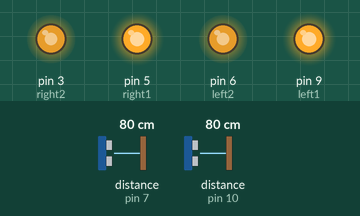
This sketch was run on a simulated Arduino Uno, built with avr-gcc and run on an emulated ATmega328P. On the bench: output pins drawn as LEDs (lit = HIGH). Wiring (inferred from the names in the program): 2 × ultrasonic range finder: trigger pin 8, echo pin 7 / trigger pin 11, echo pin 10. Dashed ring = blinking. The test bench sets the inputs (shaded band); at power-on: distance to the obstacle (sensors on pin 7, pin 10) 80 cm. The echo pulse lasts 58.3 µs per cm; pins used as bus, display or sensor lines are not drawn; what the sketch prints to the serial monitor is not drawn.

Above: at 1.2 s.
1.3 s: distance to the obstacle (sensor on pin 7) set to 23 cm
2.8 s: distance to the obstacle (sensor on pin 7) set to 19 cm
At 5.7 s:
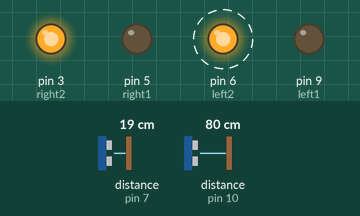
5.8 s: distance to the obstacle (sensor on pin 7) set to 60 cm
At 8.2 s:
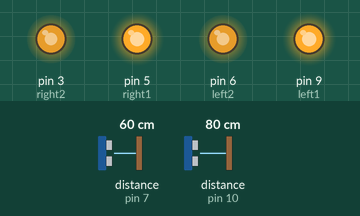
8.8 s: distance to the obstacle (sensor on pin 10) set to 23 cm
10.3 s: distance to the obstacle (sensor on pin 10) set to 18 cm
At 11.3 s:
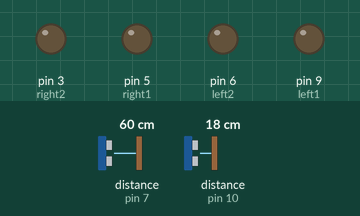
Timing chart, 0 to 14.3 s (numbered marks = the images above; inputs shaded):
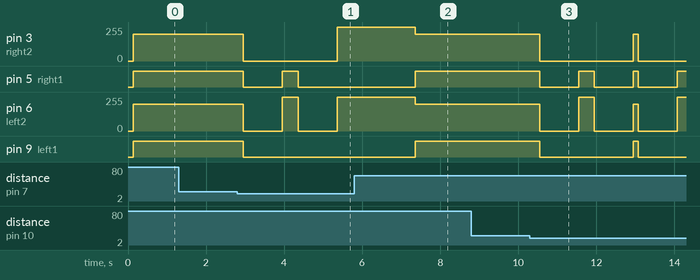

The sketch:

roombav1.ino
```cpp
#include <Wire.h>
#define left1 9
#define left2 6
#define right1 5
#define right2 3
#define pingPin1 11
#define echoPin1 10
#define pingPin2 8
#define echoPin2 7

void fwd(void);
void bkwd(void);
void fwdc(int);
void bkwdc(int);
void brake(void);
void left90(void);
void right90(void);
void back180(void);
unsigned int getfrontdist(void);
unsigned int getleftdist(void);

void setup() {
Serial.begin(9600); // Starting Serial Terminal
  pinMode(pingPin1, OUTPUT);
  pinMode(echoPin1, INPUT);
  pinMode(pingPin2, OUTPUT);
  pinMode(echoPin2, INPUT);
  pinMode(left1, OUTPUT);
  pinMode(left2, OUTPUT);
  pinMode(right1, OUTPUT);
  pinMode(right2, OUTPUT);
}

void loop(){


    int fdist = getfrontdist();
    int ldist = getleftdist();
    Serial.print("Distance = ");
    Serial.println(" cm");
    delay(100);
    brake();

    if(fdist<20 && fdist!= 0){ //front sensor
      delay(1000);
      right90();
      brake();
      delay(1000);
    }
    else if(ldist<20 && ldist!= 0){
      delay(1000);
      right90();
      brake();
      delay(1000);
      fwd();
      delay(2000);
    }
    fwdc(200);
}

unsigned int getfrontdist(){
    int duration;
    int distance;
    digitalWrite(pingPin1, LOW);
    delayMicroseconds(2);
    digitalWrite(pingPin1, HIGH);     // send waves for 10 us
    delayMicroseconds(10);
    digitalWrite(pingPin1, LOW);
    duration = pulseIn(echoPin1, HIGH); // receive reflected waves
    distance = duration / 58;   // convert to distance
    delay(10);
    return distance;
}

unsigned int getleftdist(){
    int duration;
    int distance;
    digitalWrite(pingPin2, LOW);
    delayMicroseconds(2);
    digitalWrite(pingPin2, HIGH);     // send waves for 10 us
    delayMicroseconds(10);
    digitalWrite(pingPin2, LOW);
    duration = pulseIn(echoPin2, HIGH); // receive reflected waves
    distance = duration / 58;   // convert to distance
    delay(10);
    return distance;
}

void fwd(){
    digitalWrite(left1, LOW);
    digitalWrite(left2, HIGH);
    digitalWrite(right1, LOW);
    digitalWrite(right2, HIGH);
}

void bkwd(){
    digitalWrite(left1, HIGH);
    digitalWrite(left2, LOW);
    digitalWrite(right1, HIGH);
    digitalWrite(right2, LOW);
}

void left90(){
    digitalWrite(left1, HIGH);
    digitalWrite(left2, LOW);
    digitalWrite(right1, LOW);
    digitalWrite(right2, HIGH);
    delay(400);
}

void right90(){
    digitalWrite(left1, LOW);
    digitalWrite(left2, HIGH);
    digitalWrite(right1, HIGH);
    digitalWrite(right2, LOW);
    delay(400);
}

void back180(){
    digitalWrite(left1, HIGH);
    digitalWrite(left2, LOW);
    digitalWrite(right1, LOW);
    digitalWrite(right2, HIGH);
    delay(1200);
}

void fwdc(int i){
    digitalWrite(left1, HIGH);
    analogWrite(left2, i);
    digitalWrite(right1, HIGH);
    analogWrite(right2, i);
}

void bkwdc(int i){
    digitalWrite(left1, LOW);
    analogWrite(left2, i);
    digitalWrite(right1, LOW);
    analogWrite(right2, i);
}

void brake(){
    digitalWrite(left1, LOW);
    digitalWrite(left2, LOW);
    digitalWrite(right1, LOW);
    digitalWrite(right2, LOW);
}
```

Measured:
- the behaviour switches between 21 and 20 cm on distance to the obstacle (sensor on pin 7) (found by bisection; images 0 and 1)
- the behaviour switches between 21 and 20 cm on distance to the obstacle (sensor on pin 10) (found by bisection; images 2 and 3)
- after the input at 2.8 s, pin 3 (right2): 200/255 → 0/255 after 0.16 s, → 255/255 2.4 s later; pin 5 (right1): HIGH → LOW after 0.16 s, → HIGH 1.0 s later, → LOW 0.40 s later; pin 6 (left2): alternates 255/255 for 0.40 s and 0/255 for 1.0 s, starting after 0.16 s; pin 9 (left1): HIGH → LOW after 0.16 s
- after the input at 5.8 s, pin 3 (right2), pin 6 (left2): goes on until 7.4 s, then stays 200/255; pin 5 (right1), pin 9 (left1): goes on until 7.4 s, then stays HIGH
- after the input at 10.3 s, pin 3 (right2): 200/255 → 0/255 after 0.25 s, → 200/255 2.4 s later, → 0/255 0.13 s later; pin 5 (right1): goes LOW 1.0 s, HIGH 0.40 s, LOW 1.0 s, HIGH 0.13 s, LOW 1.0 s, then HIGH, starting after 0.25 s
